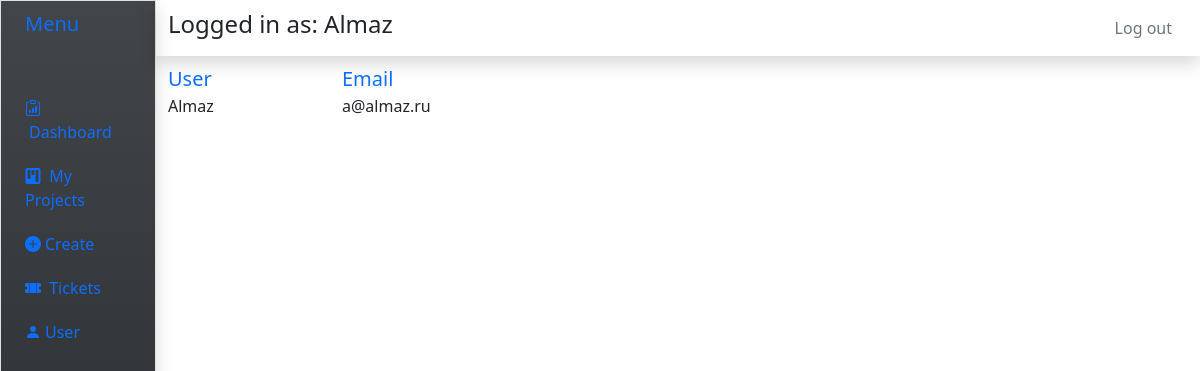
Page /user/ (signed in) on the committed database.
### jiralike/models.py (models this page shows)
class User(AbstractUser):
	rchoices = [
		('Submitter','Submitter'),
		('Manager','Manager'),
		('Developer','Developer'),
		('Admin', 'Admin'),
	]
	role = models.CharField(
		max_length=40,
		choices = rchoices,
		default = 'Submitter'
	)

### jiralike/views.py (the view)
# urls.py: path('user/',views.user, name='current_user')
@login_required
def user(request):
	return render(request, "jiralike/user.html")

### jiralike/templates/jiralike/user.html (shortened to what this page needs)
{%extends 'jiralike/base.html' %}
{%block content%}
<div class="row my-2">
    <div class="col-2">
        <label for = "ticket_status" class="lead text-primary">User</label>
        <div>{{request.user}}</div>
    </div>
    <div class="col-2">
        <label for = "ticket_type" class="lead text-primary">Email</label>
        <div >{{request.user.email}}</div>
    </div>
</div>
{%endblock%}

### jiralike/templates/jiralike/base.html (shortened to what this page needs)
<!DOCTYPE html>
<html>
<head>
  <link href="https://cdn.jsdelivr.net/npm/bootstrap@5.0.2/dist/css/bootstrap.min.css" rel="stylesheet"
>
  <link rel="stylesheet" href="https://cdn.jsdelivr.net/npm/bootstrap-icons@1.10.3/font/bootstrap-icons.css">
</head>
<body>
  <div class="container-fluid">
    <div class="row flex-nowrap">
      <div class="col-auto col-md-3 col-xl-2 px-sm-2 px-0 bg-dark bg-gradient border shadow  " style="width: 13%;">
        <div class="d-flex flex-column align-items-center align-items-sm-start px-3 pt-2 text-dark min-vh-100">
          <a href="/" class="d-flex align-items-center pb-3 mb-md-0 me-md-auto text-primary text-decoration-none">
            <span class="fs-5 d-none d-sm-inline">Menu</span>
          </a>
          <ul class="nav nav-pills flex-column mb-sm-auto mb-0 align-items-center align-items-sm-start" id="menu">
            <li class="nav-item mb-1">
              <a href="/home" class="nav-link align-middle px-0">
                <i class="bi bi-clipboard-data"></i> <span class="ms-1 d-none d-sm-inline">Dashboard</span>
              </a>
            </li>
            <ul class="nav nav-pills flex-column mb-sm-auto mb-0 align-items-center align-items-sm-start" id="menu">
              <li class="nav-item mb-1">
                <a href="/view" class="nav-link align-middle px-0">
                  <i class="bi bi-kanban-fill"></i> <span class="ms-1 d-none d-sm-inline">My Projects</span>
                </a>
              </li>
              <li class="nav-item mb-1">
                <a href="{% url 'create' %}" class="nav-link align-middle px-0">
                  <i class="bi bi-plus-circle-fill"></i><span class="ms-1 d-none d-sm-inline">Create</span>
                </a>
              </li>
              <li class="nav-item mb-1">
                <a href="{% url 'ticket:tview' %}" class="nav-link align-middle px-0">
                  <i class="bi bi-ticket-perforated-fill"></i> <span class="ms-1 d-none d-sm-inline">Tickets</span>
                </a>
              </li>
              <li class="nav-item">
                <a href="{% url 'current_user' %}" class="nav-link align-middle px-0">
                  <i class="bi bi-person-fill"></i><span class="ms-1 d-none d-sm-inline">User</span>
                </a>
              </li>
            </ul>
        </div>
      </div>
      <div class="col">
        <div class="row sticky-top">
          <nav class="navbar navbar-expand-lg navbar-white  shadow">
            <div class="col-8">
              {% if user.is_anonymous == False%}
              <p class='h4'>Logged in as: {{user}}</p>
              {% endif %}
            </div>
            <div class="col-4 text-secondary">
              {%if user.is_anonymous%}
              <div class="d-flex justify-content-end"><a class="nav-link text-secondary" href="/login">Login</a></div>
              {%else%}
              <div class="d-flex justify-content-end"><a class="nav-link text-secondary" href="/logout">Log out</a>
              </div>
              {%endif%}
            </div>
          </nav>
        </div>
        {%block content%}{%endblock%}
      </div>
    </div>
  </div>
</body>
</html>

### rows in the picture
User: username "Almaz", user "Almaz", user.email "a@almaz.ru"
